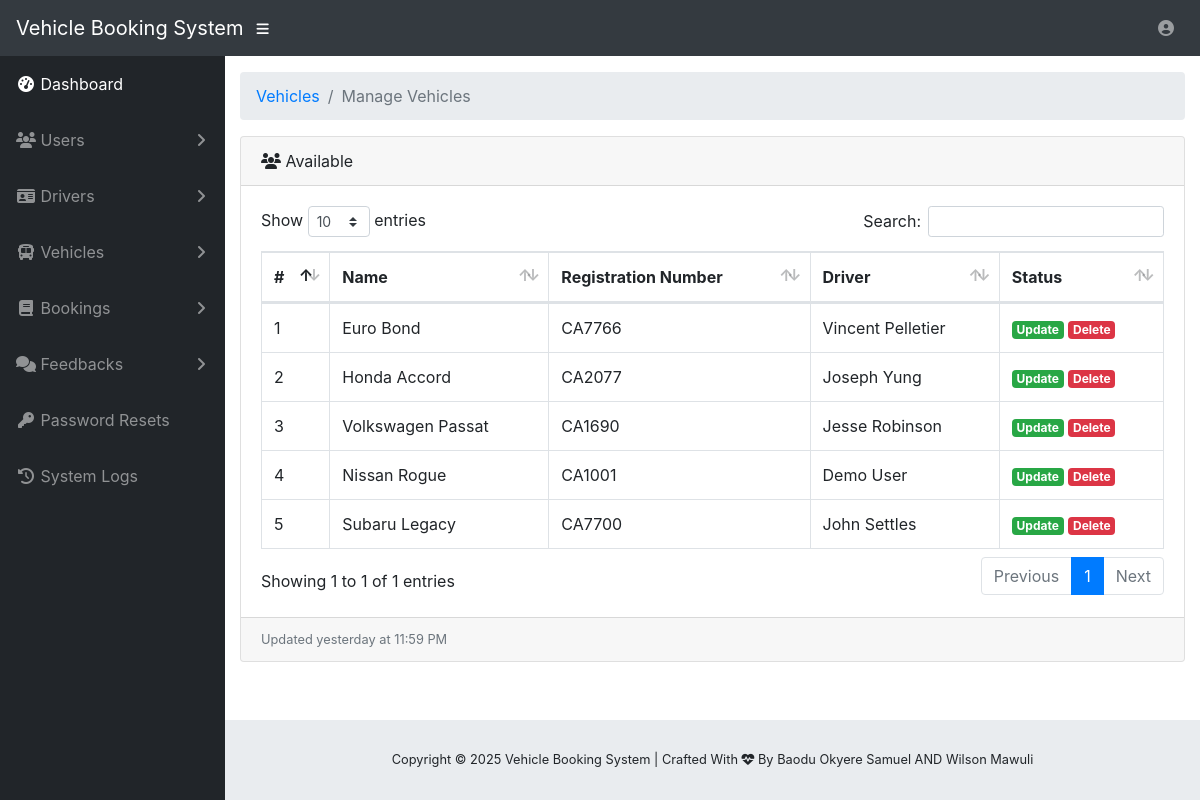
The page /admin-manage-vehicle.php (signed in) on the database its author committed.
### tables this page shows
CREATE TABLE IF NOT EXISTS `tms_vehicle` (
  `v_id` int(20) NOT NULL,
  `v_name` varchar(200) NOT NULL,
  `v_reg_no` varchar(200) NOT NULL,
  `v_pass_no` varchar(200) NOT NULL,
  `v_driver` varchar(200) NOT NULL,
  `v_category` varchar(200) NOT NULL,
  `v_dpic` varchar(200) NOT NULL,
  `v_status` varchar(200) NOT NULL
);

### admin-manage-vehicle.php (the view, shortened to what this page needs)
<?php
  include('vendor/inc/config.php');
?>
<!DOCTYPE html>
<html lang="en">
<?php include('vendor/inc/head.php');?>
<body id="page-top">
 <?php include("vendor/inc/nav.php");?>
  <div id="wrapper">
    <?php include('vendor/inc/sidebar.php');?>
    <div id="content-wrapper">
      <div class="container-fluid">
        <ol class="breadcrumb">
          <li class="breadcrumb-item">
            <a href="#">Vehicles</a>
          </li>
          <li class="breadcrumb-item active">Manage Vehicles</li>
        </ol>
        <div class="card mb-3">
          <div class="card-header">
            <i class="fas fa-users"></i>
            Available</div>
          <div class="card-body">
            <div class="table-responsive">
              <table class="table table-bordered" id="dataTable" width="100%" cellspacing="0">
                <thead>
                <tr>
                    <th>#</th>
                    <th>Name</th>
                    <th>Registration Number</th>
                    <th>Driver</th>
                    <th>Status</th>
                  </tr>
                </thead>
                <?php
                    $ret="SELECT * FROM tms_vehicle ";
                    $stmt= $mysqli->prepare($ret) ;
                    $stmt->execute() ;
                    $res=$stmt->get_result();
                    $cnt=1;
                    while($row=$res->fetch_object())
                {
                ?>
                <tbody>
                  <tr>
                    <td><?php echo $cnt;?></td>
                    <td><?php echo $row->v_name;?></td>
                    <td><?php echo $row->v_reg_no;?></td>
                    <td><?php echo $row->v_driver;?></td>
                    <td>
                      <a href="admin-manage-single-vehicle.php?v_id=<?php echo $row->v_id;?>" class="badge badge-success">Update</a>
                      <a href="admin-manage-vehicle.php?del=<?php echo $row->v_id;?>" class="badge badge-danger">Delete</a>
                    </td>
                  </tr>
                </tbody>
                <?php $cnt = $cnt+1; }?>
              </table>
            </div>
          </div>
          <div class="card-footer small text-muted">Updated yesterday at 11:59 PM</div>
        </div>
      </div>
      <?php include("vendor/inc/footer.php");?>
    </div>
  </div>
</body>
</html>

### rows shown on the page
tms_vehicle: v_name "Euro Bond", v_reg_no "CA7766", v_driver "Vincent Pelletier"
tms_vehicle: v_name "Honda Accord", v_reg_no "CA2077", v_driver "Joseph Yung"
tms_vehicle: v_name "Volkswagen Passat", v_reg_no "CA1690", v_driver "Jesse Robinson"
tms_vehicle: v_name "Nissan Rogue", v_reg_no "CA1001", v_driver "Demo User"
tms_vehicle: v_name "Subaru Legacy", v_reg_no "CA7700", v_driver "John Settles"
